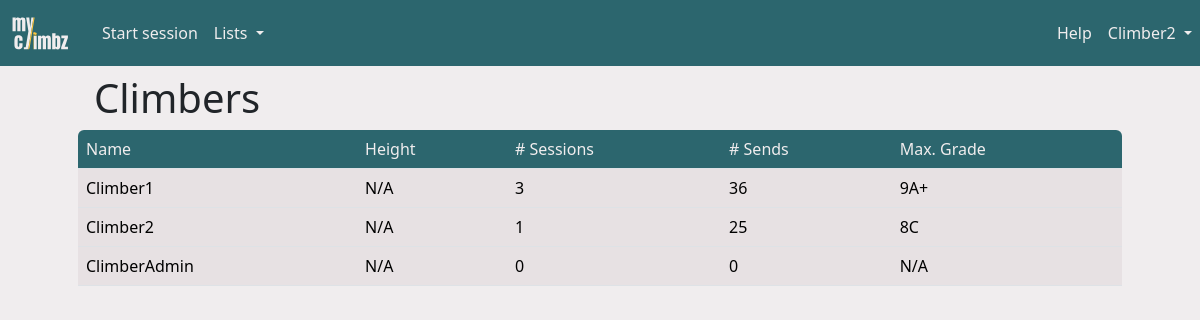
The app's page /climbers (signed in) with its own data.
### myclimbz/models/climber.py (models this page shows, shortened)
class Climber(db.Model, UserMixin):
    id = db.Column(db.Integer, primary_key=True)
    role = db.Column(db.Integer, nullable=False, default=0)
    email = db.Column(db.String(200), nullable=False, unique=True)
    password = db.Column(db.String(200), nullable=False)
    name = db.Column(db.String(200), nullable=False)
    birthdate = db.Column(db.Date, nullable=True)
    year_started_climbing = db.Column(db.Integer, nullable=True)
    height = db.Column(db.Integer, nullable=True)
    ape_index = db.Column(db.Integer, nullable=True)
    grade_scale = db.Column(db.String(10), nullable=False, default="font")
    sessions = db.relationship("Session", backref="climber", cascade="all, delete")
    opinions = db.relationship("Opinion", backref="climber", cascade="all, delete")
    routes = db.relationship("Route", backref="creator")
    sectors = db.relationship("Sector", backref="creator")
    areas = db.relationship("Area", backref="creator")
    projects = db.relationship(
        "Route",
        secondary=climber_projects,
        backref=db.backref("climbers", lazy="dynamic"),
    )
    @property
    def climbs(self) -> list:
        climbs = list()
        for session in self.sessions:
            climbs.extend(session.climbs)
        return climbs
    @property
    def max_grade(self) -> Grade:
        if not self.climbs or len(self.climbs) == 0:
            return None
        max_grade = Grade.query.filter_by(level=0).first()
        for climb in self.climbs:
            if not climb.sent:
                continue
            opinion = climb.route.opinion_from(self.id)
            if opinion is not None and opinion.grade is not None:
                if opinion.grade.level > max_grade.level:
                    max_grade = opinion.grade
        return max_grade
    @property
    def n_sends(self) -> int:
        sent_routes = list()
        for climb in self.climbs:
            if climb.sent and climb.route.id not in sent_routes:
                sent_routes.append(climb.route.id)
        return len(sent_routes)

### myclimbz/models/climb.py (models this page shows, shortened)
class Climb(db.Model):
    id = db.Column(db.Integer, primary_key=True)
    n_attempts = db.Column(db.Integer, default=0)
    sent = db.Column(db.Boolean, nullable=False)
    flashed = db.Column(db.Boolean, nullable=False)
    comment = db.Column(db.Text)
    link = db.Column(db.String(300))
    route_id = db.Column(db.Integer, db.ForeignKey("route.id"))
    session_id = db.Column(db.Integer, db.ForeignKey("climbing_session.id"))
    videos = db.relationship("Video", backref="climb", cascade="all, delete")
    UniqueConstraint(route_id, session_id, name="unique_route_in_session")

### myclimbz/models/grade.py (models this page shows, shortened)
class Grade(db.Model):
    id = db.Column(db.Integer, primary_key=True)
    level = db.Column(db.Integer, nullable=False)
    font = db.Column(db.String(10), nullable=False)
    hueco = db.Column(db.String(10), nullable=False)
    @property
    def user_grade(self) -> str:
        return self.font if current_user.grade_scale == "font" else self.hueco

### myclimbz/models/route.py (models this page shows, shortened)
class Route(db.Model):
    id = db.Column(db.Integer, primary_key=True)
    name = db.Column(db.String(200), nullable=False)
    created_by = db.Column(db.Integer, db.ForeignKey("climber.id"), nullable=False)
    latitude = db.Column(db.Float)
    longitude = db.Column(db.Float)
    comment = db.Column(db.Text)
    link = db.Column(db.String(300))
    sit_start = db.Column(db.Boolean, nullable=False, default=False)
    height = db.Column(db.Float, db.CheckConstraint("height >= 1"))
    inclination = ConstrainedInteger("inclination", -50, 90)
    sector_id = db.Column(db.Integer, db.ForeignKey("sector.id"))
    climbs = db.relationship("Climb", backref="route", cascade="all, delete")
    opinions = db.relationship("Opinion", backref="route", cascade="all, delete")
    UniqueConstraint(name, sector_id, name="unique_route_name_in_sector")
    def opinion_from(self, climber_id: int) -> Opinion:
        return Opinion.query.filter_by(route_id=self.id, climber_id=climber_id).first()

### myclimbz/blueprints/climbers/routes.py (the view)
@climbers.route("/climbers")
def table_climbers() -> str:
    return render("climbers.html", title="Climbers", climbers=Climber.query.all())

### myclimbz/models/climber.py (called while the page is built)
@login_manager.user_loader
def load_climber(climber_id: int) -> Climber:
    return Climber.query.get(int(climber_id))

### run.py (called while the page is built, shortened)
@app.before_request
def check_request_validity():
    if not request.endpoint:
        return
    elif request.endpoint == "climbers.login" or "static" in request.endpoint:
        return
    elif not current_user.is_authenticated:
        return redirect(url_for("climbers.login"))

### myclimbz/templates/climbers.html
{% extends "main.html" %}
{% block content %}
<div class="container px-0 px-md-5">
    <h1 class="ms-3 mt-2">Climbers</h1>
    <table id="content_table" class="table table-hover" data-sort-col="2" data-sort-order="desc">
        <thead>
            <tr>
                {% for row_name in ["Name", "Height", "# Sessions", "# Sends", "Max. Grade"] %}
                <th>{{ row_name }}</th>
                {% endfor %}
            </tr>
        </thead>
        <tbody>
            {% for climber in climbers %}
            {% set onclick = "window.location=\"" + url_for('climbers.view_climber', climber_id=climber.id) + "\"" %}
            <tr>
                <td onclick={{ onclick }}>{{ climber.name }}</td>
                {% if climber.height is none %}
                    <td onclick={{ onclick }}>N/A</td>
                {% else %}
                    <td onclick={{ onclick }}>{{ climber.height|int }}cm</td>
                {% endif %}
                <td onclick={{ onclick }}>{{ climber.sessions|length }}</td>
                <td onclick={{ onclick }}>{{ climber.n_sends }}</td>
                <td onclick={{ onclick }} data-order="{{ climber.max_grade.level + 1 if climber.max_grade else 0 }}">
                    {{ climber.max_grade.user_grade if climber.max_grade else "N/A" }}
                </td>
            </tr>
            {% endfor %}
        </tbody>
    </table>
</div>
{% endblock content %}

### myclimbz/templates/main.html (shortened to what this page needs)
<html>
<head>
    <link href="https://cdn.jsdelivr.net/npm/bootstrap@5.3.2/dist/css/bootstrap.min.css" rel="stylesheet"
>
    <link href="{{ url_for('static', filename='css/colors.css') }}" rel="stylesheet" type="text/css">
    <link rel="stylesheet" type="text/css" href="https://cdnjs.cloudflare.com/ajax/libs/noUiSlider/15.8.1/nouislider.css" />
    <link href="https://cdn.jsdelivr.net/npm/simple-datatables@latest/dist/style.css" rel="stylesheet" type="text/css">
</head>
<body>
    <nav class="navbar navbar-expand-lg">
        {% if not is_form %}
        <a class="navbar-brand" href="{{ url_for('home.page_home') }}" style="padding-left: 10px;">
            <img src="{{ url_for('static', filename='images/logo-transparent.svg') }}" width="60" height="40" class="d-inline-block align-top" alt="">
        </a>
        <div class="collapse navbar-collapse ps-2" id="navbarSupportedContent">
            <ul class="navbar-nav me-auto mb-2 mb-md-0">
                {% if open_session %}
                {% if not open_session.is_project_search %}
                <li><a id="add_videos" class="nav-link" href="{{ url_for('videos.add_videos') }}">Add videos</a></li>
                {% endif %}
                <li><a id="add_climb" class="nav-link" href="{{ url_for('climbs.add_climb') }}">Add climb</a></li>
                <li>
                    <a id="stop_session" class="nav-link" href="{{ url_for('sessions.stop_session') }}">
                        Stop
                        {% if open_session.is_project_search %}
                        project search
                        {% else %}
                        session
                        {% endif %}
                    </a>
                </li>
                {% else %}
                <li class="nav-item">
                    <a id="start_session" class="nav-link" href="{{ url_for('sessions.add_session') }}">Start session</a>
                </li>
                {% endif %}
                <li class="nav-item dropdown">
                    <a class="nav-link dropdown-toggle" href="#" role="button" data-bs-toggle="dropdown"
                        aria-expanded="false">
                        Lists
                    </a>
                </li>
            </ul>
            <ul class="navbar-nav ms-md-auto mb-2 mb-md-0">
                <li class="nav-item">
                    <a class="nav-link" href="{{ url_for('home.guide') }}">Help</a>
                </li>
                <li class="nav-item dropdown">
                    <a class="nav-link dropdown-toggle" href="#" role="button" data-bs-toggle="dropdown"
                        aria-expanded="false">
                        {{ username }}
                    </a>
                </li>
            </ul>
        </div>
        {% else %}
        <a class="navbar-brand" href="{{ url_for('home.cancel_form') }}" style="padding-left: 10px;">
            <img src="{{ url_for('static', filename='images/logo-transparent.svg') }}" width="60" height="40" class="d-inline-block align-top" alt="">
        </a>
        {% endif %}
    </nav>
    {%block content %}{% endblock %}
</body>
</html>

### myclimbz/static/css/colors.css (style rules this page uses)
:root { --color-yellow: #FFC53D; --color-yellow-100: #fff0c6; --color-yellow-200: #ffdf88; --color-yellow-300: #FFC53D; --color-yellow-400: #ffb320; --color-yellow-500: #f98f07; --color-yellow-600: #dd6902; --color-yellow-700: #b74806; --color-yellow-800: #94360c; --color-yellow-900: #7a2e0d; --color-yellow-950: #461602; --color-green: #2C666E; --color-green-50: #f1faf9; --color-green-100: #daf3f3; --color-green-200: #bae6e7; --color-green-300: #8ad4d6; --color-green-400: #53b9bd; --color-green-500: #379da3; --color-green-600: #318089; --color-green-700: #2C666E; --color-green-800: #2c575e; --color-green-900: #284a51; --color-green-950: #163036; --color-white: #F0EDEE; --color-white-50: #f9f7f8; --color-white-100: #F0EDEE; --color-white-200: #e7e1e3; --color-white-300: #d5cccf; --color-white-400: #bbaeb2; --color-white-500: #a29197; --color-white-600: #8a787e; --color-white-700: #726368; --color-white-800: #605458; --color-white-900: #53494c; --color-white-950: #2a2527; --color-gray: #6c757d; --color-black: #0A090C; }
body { background-color: var(--color-white); }
a { text-decoration: none; color: var(--color-green); }
.navbar { background-color: var(--color-green); color: var(--color-white); }
.navbar-brand { color: var(--color-yellow); }
.nav-link, .nav-link:focus { color: var(--color-white); }
.table thead th:first-child { border-top-left-radius: var(--bs-border-radius); }
.table thead th:last-child { border-top-right-radius: var(--bs-border-radius); }
.table td { background-color: var(--color-white-200); }
.table thead { background-color: var(--color-green); color: var(--color-white); font-weight: normal; }
.table thead th { background-color: transparent; color: inherit; font-weight: normal; }

### records on screen
Climber: name "Climber2", sessions|length "1", n_sends "25", max_grade "8C"
Climber: name "Climber1", sessions|length "3", n_sends "36", max_grade "9A+"
Climber: name "ClimberAdmin", sessions|length "0", n_sends "0", max_grade "N/A"

### other values on screen
{{ row_name }} "Name" "Height" "# Sessions" "# Sends" "Max. Grade"
